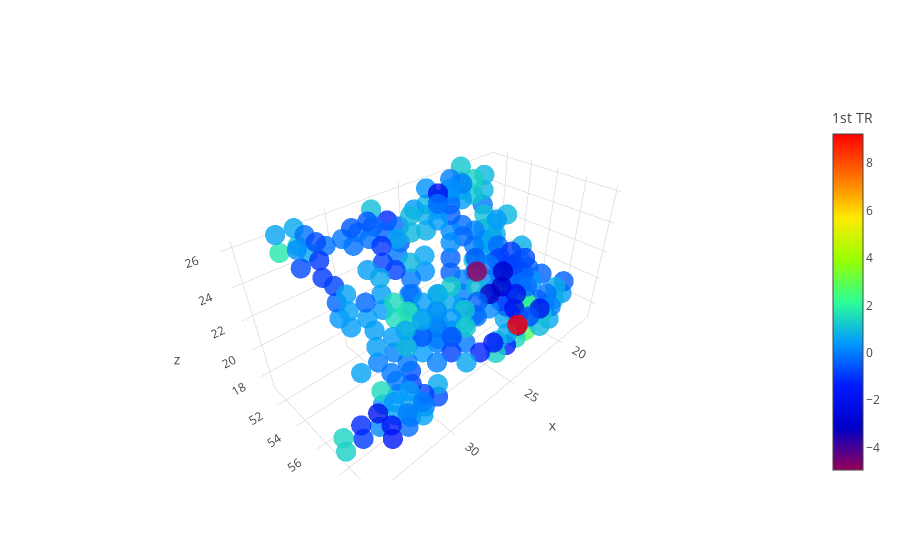

Here is the notebook cell this chart was saved with:
### Code cell
import plotly.graph_objs as go
vol=ds.fa.voxel_indices
x = vol[:,0]
y = vol[:,1]
z = vol[:,2]

fig1 = go.Figure(data=[go.Scatter3d(x=x, y=y, z=z,mode='markers',marker=dict(
        size=7,
        color=np.ravel(ds[0,:]),                # set color to an array/list of desired values
        colorscale='Rainbow',   # choose a colorscale
        opacity=0.8,
    colorbar_title = '1st TR'
    ))])

fig1.show()

### Figure 1 — Plotly figure (JSON) as saved in the notebook; plotly's stock layout.template omitted (floating-point values rounded to 4 significant figures; data arrays with more than 128 entries replaced by an {"elided": "..."} marker saying what was removed)
{"data": [{"marker": {"color": {"elided": "240 float values"}, "colorbar": {"title": {"text": "1st TR"}}, "colorscale": "Rainbow", "opacity": 0.8, "size": 7}, "mode": "markers", "type": "scatter3d", "uid": "298b6f6e-0a3d-401a-8d63-35967f4fdd93", "x": {"elided": "240 int values"}, "y": {"elided": "240 int values"}, "z": {"elided": "240 int values"}}], "layout": {}}
